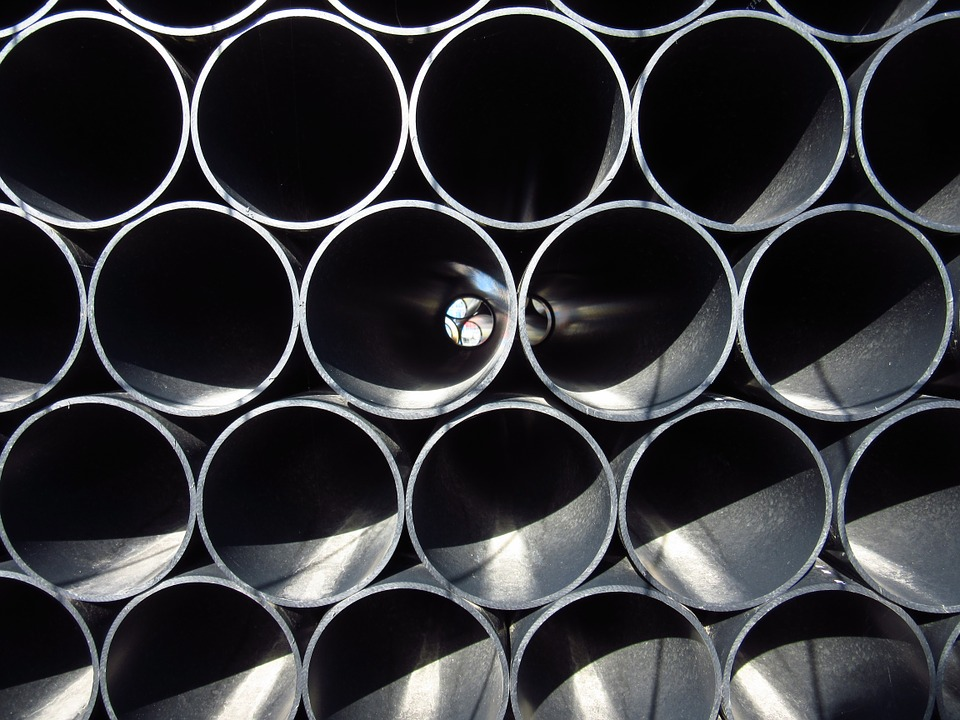
#> input picture Images/pipes.jpg, 960 x 720 px
$ jupyter execute image_gradient.ipynb   (older library calls are emulated)
#> lines starting #> are read from the running program, lines starting #| are printed output that depends on the picture
[cell 1]
import cv2
import numpy as np
import matplotlib.pyplot as plt

[cell 2]
IMG_PATH = 'Images/pipes.jpg'
img = cv2.imread(IMG_PATH)
#> img is the input picture: shape (720, 960, 3); mean B, G, R 56, 52.5, 52

[cell 3]
# Calculate gradient
gx = cv2.Sobel(img, cv2.CV_32F, 1, 0, ksize=1)
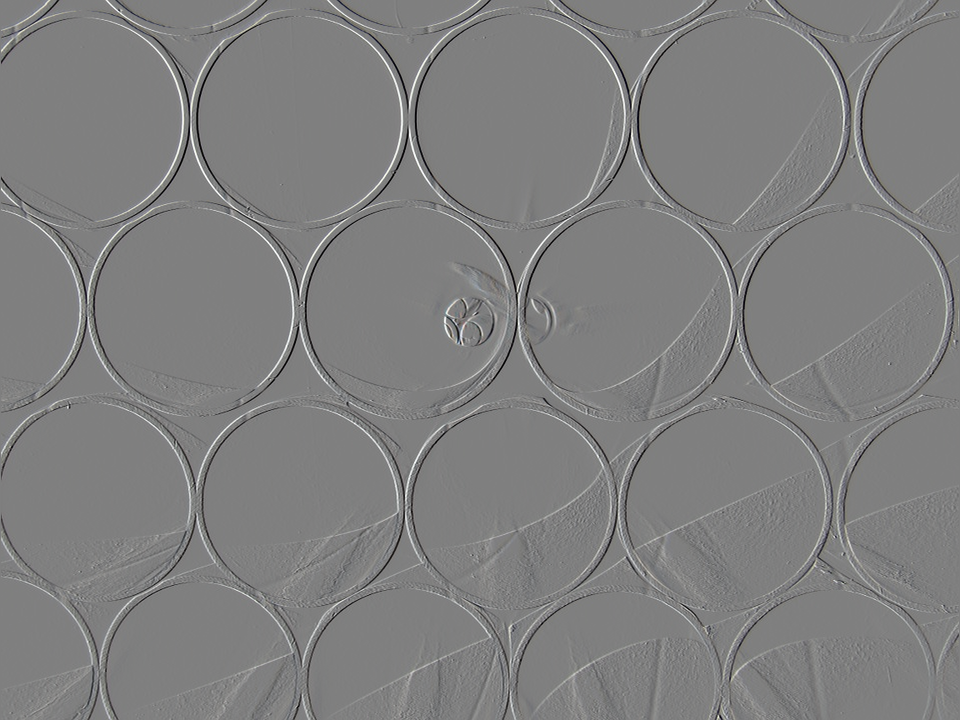
#> gx: shape (720, 960, 3) float32; mean B, G, R 0, 0, 0; drawn with min black and max white
gy = cv2.Sobel(img, cv2.CV_32F, 0, 1, ksize=1)
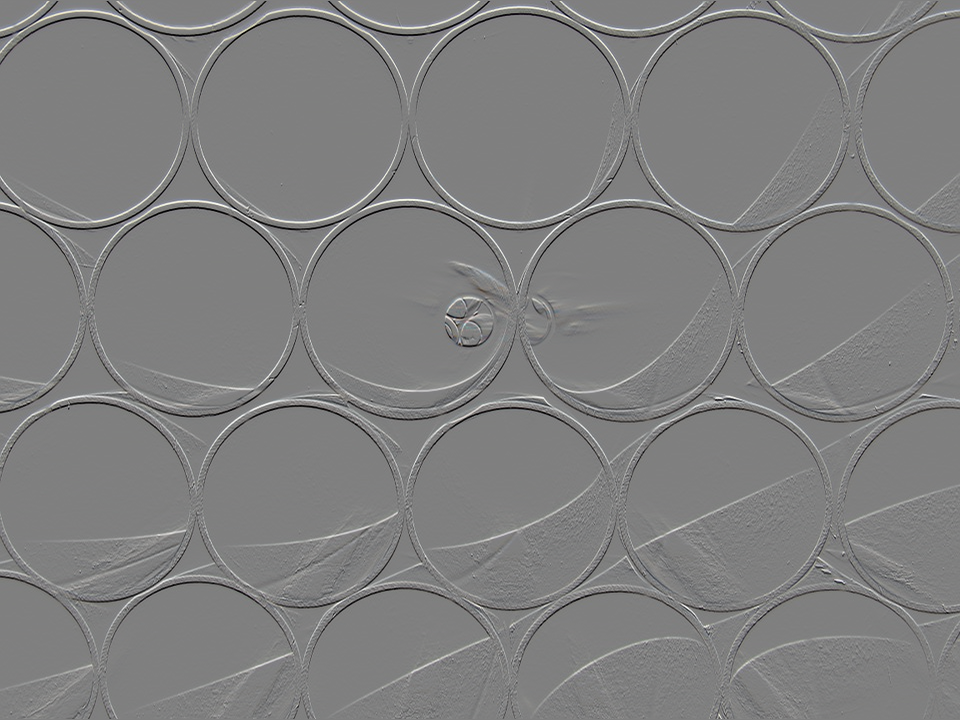
#> gy: shape (720, 960, 3) float32; mean B, G, R 0.2, 0.2, 0.2; drawn with min black and max white

mag, angle = cv2.cartToPolar(gx, gy, angleInDegrees=True)
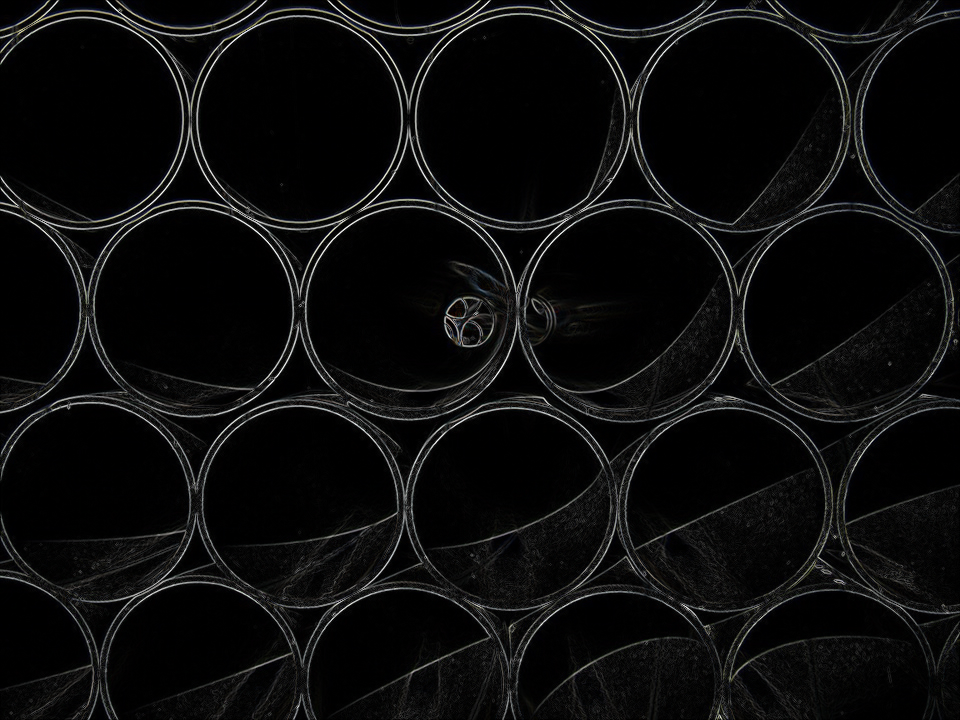
#> mag: shape (720, 960, 3) float32; mean B, G, R 17.8, 17.7, 17.5; drawn with min black and max white
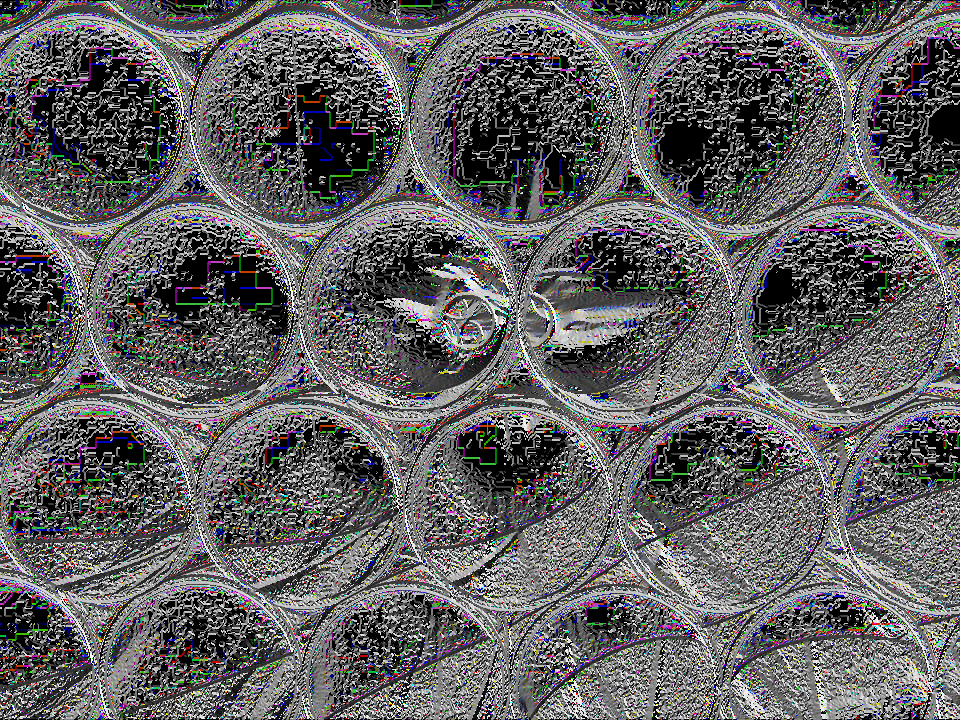
#> angle: shape (720, 960, 3) float32; mean B, G, R 137.2, 135.7, 137; drawn with min black and max white

[cell 4]
plt.imshow(mag)
plt.xticks([]), plt.yticks([])
plt.show()
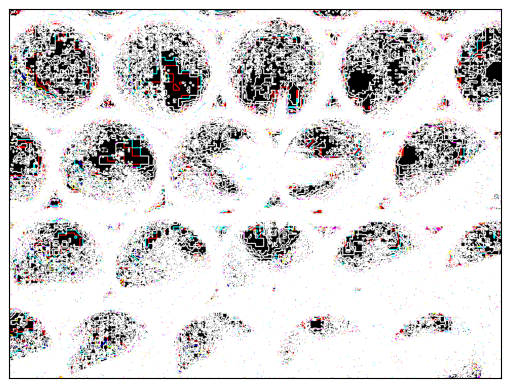
#> figure drawn by matplotlib, 1 panel; B, G, R data is drawn as R, G, B
